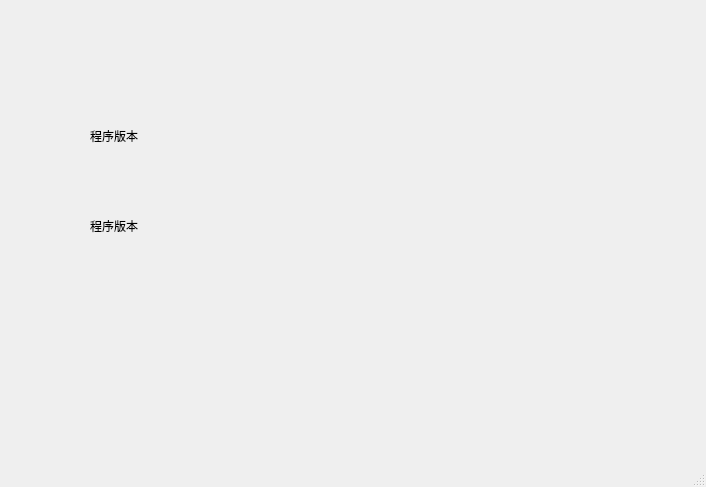
<?xml version="1.0" encoding="UTF-8"?>
<ui version="4.0">
 <class>MainWindow</class>
 <widget class="QMainWindow" name="MainWindow">
  <property name="geometry">
   <rect>
    <x>0</x>
    <y>0</y>
    <width>706</width>
    <height>487</height>
   </rect>
  </property>
  <property name="windowTitle">
   <string>MainWindow</string>
  </property>
  <widget class="QWidget" name="centralwidget">
   <widget class="QLabel" name="labelAppVersion">
    <property name="geometry">
     <rect>
      <x>90</x>
      <y>110</y>
      <width>241</width>
      <height>51</height>
     </rect>
    </property>
    <property name="text">
     <string>程序版本</string>
    </property>
   </widget>
   <widget class="QLabel" name="labelMainName">
    <property name="geometry">
     <rect>
      <x>90</x>
      <y>200</y>
      <width>241</width>
      <height>51</height>
     </rect>
    </property>
    <property name="text">
     <string>程序版本</string>
    </property>
   </widget>
  </widget>
  <widget class="QMenuBar" name="menubar">
   <property name="geometry">
    <rect>
     <x>0</x>
     <y>0</y>
     <width>706</width>
     <height>22</height>
    </rect>
   </property>
  </widget>
  <widget class="QStatusBar" name="statusbar"/>
 </widget>
 <resources/>
 <connections/>
</ui>
